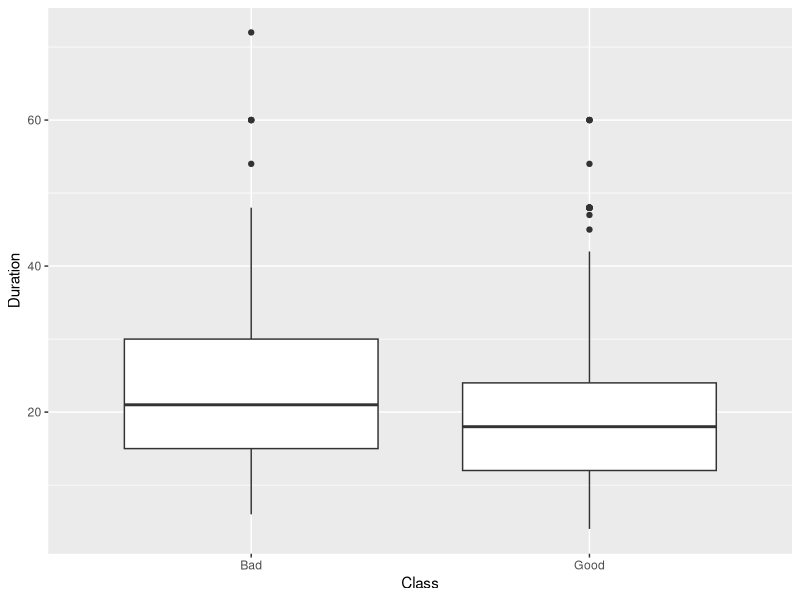

The R source for this figure:
#Lab 10


###Part 1###
install.packages("caret")
install.packages("kernlab")
library(caret)
library(kernlab)

data("GermanCredit")
subCredit <- GermanCredit[,1:10] 
str(subCredit)

#1. 
help("GermanCredit")
#1000 people are being observed for credit data that determines credit worthiness ('good' or 'bad') based on account status, duration, credit history, amount of loan, savings accounts, employment, and more.

#2. 
trainList <- createDataPartition(y=subCredit$Class,p=.40,list=FALSE)
#generatung a list of cases to include in the training data

#3. 
View(trainList)
str(trainList)
#a list or matrix of 400 indecies of row position integers correspdoning to the training data.

#4.

#It is a randomly chosen index by partition.Class.

#5.

trainSet <- subCredit[trainList,]
dim(trainSet)

#6.
testSet <- subCredit[-trainList,]
testSet


###Part 2###

#7.

durationBox <- ggplot(trainSet, aes(x=Class, y=Duration)) + geom_boxplot()
durationBox

#boxplot for Duration variable

amountBox <- ggplot(trainSet, aes(x=Class, y=Amount)) + geom_boxplot()

#boxplot for Amount variable

#8. Training SVM

svmModel <-ksvm(Class ~ ., data=trainSet, C=5, cross=3)
svmModel

#9. examining ksvm output object

#There is a cross valiadation error of 30% and so this a good model because it is a high rate.

#10.Predicitng the trianing cases
predOut <- predict(svmModel, newdata=testSet, type = "response")
predOut <- predict(svmModel, newdata=testSet)

table(predOut, testSet$Class)

#11. Examining predict object
str(predOut)

#12. Calculating the accuracy of the model

sum(diag(table(predOut, testSet$Class)))/sum(table(predOut, testSet$Class))

#13. Checking calcuation
confusionMatrix(predOut, testSet$Class)
